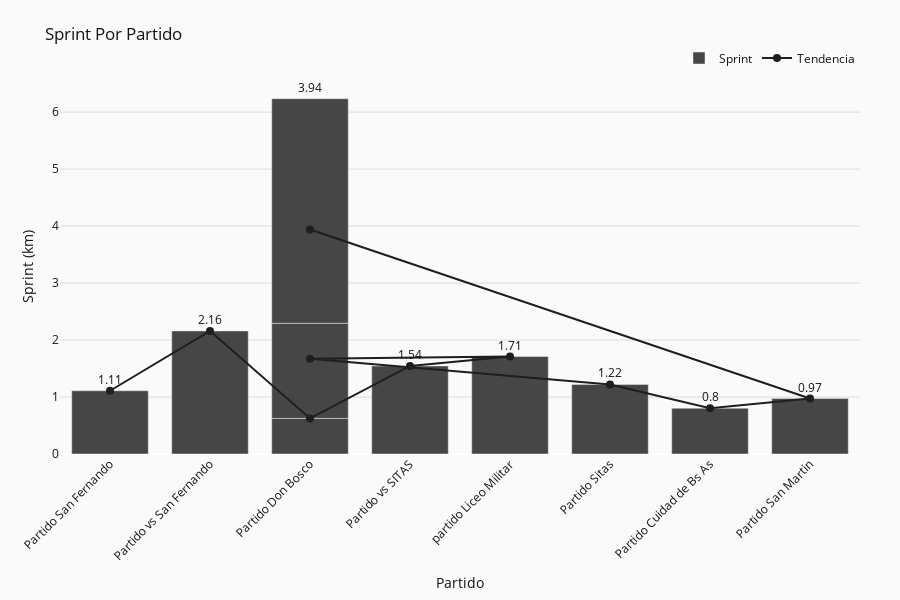

This figure's notebook cell:
### Code cell
def visualizar_estadisticas_velocidad(df):
    """
    Visualiza las estadísticas de velocidad alta en un gráfico de barras.
    
    Parámetros:
    - df: DataFrame con los datos de Catapult
    """
    try:
        # Primero filtrar solo partidos
        partidos_df = df[df['Session Title'].str.contains('Partido', case=False, na=False)].copy()
        
        if partidos_df.empty:
            print("No se encontraron datos de partidos para visualizar.")
            return None
        
        # Convertir fecha a datetime si no lo está
        if not pd.api.types.is_datetime64_dtype(partidos_df['Date']):
            partidos_df['Date'] = pd.to_datetime(partidos_df['Date'], errors='coerce')
        
        # Obtener estadísticas de velocidad
        velocidad_stats = obtener_estadisticas_velocidad(partidos_df)
        
        # Limitar a los últimos 10 partidos para mejor visualización
        if len(velocidad_stats) > 10:
            velocidad_stats = velocidad_stats.tail(10)
        
        # Crear gráfico de barras con Plotly
        fig = go.Figure()
        
        # Añadir barras para la velocidad alta media (ahora llamada Sprint)
        fig.add_trace(go.Bar(
            x=velocidad_stats['Partido'],  # Solo mostrar el nombre de la sesión/partido
            y=velocidad_stats['Velocidad Alta Media (km)'],
            name='Sprint',
            marker_color='rgb(70, 70, 70)',
            text=velocidad_stats['Velocidad Alta Media (km)'].round(2),
            textposition='outside',
            hovertemplate='<b>%{x}</b><br>Sprint: %{y:.2f} km<br>N° Jugadores: %{customdata[0]}<br>Total: %{customdata[1]:.2f} km<extra></extra>',
            customdata=velocidad_stats[['N° Jugadores', 'Velocidad Alta Total (km)']]
        ))
        
        # Añadir línea de tendencia
        fig.add_trace(go.Scatter(
            x=velocidad_stats['Partido'],  # Solo mostrar el nombre de la sesión/partido
            y=velocidad_stats['Velocidad Alta Media (km)'],
            name='Tendencia',
            mode='lines+markers',
            line=dict(color='rgb(30, 30, 30)', width=2),
            marker=dict(color='rgb(30, 30, 30)', size=8),
            hoverinfo='skip'
        ))
        
        # Configurar diseño con nuevo título
        fig.update_layout(
            title='Sprint Por Partido',  # Cambiar a Sprint Por Partido
            xaxis=dict(
                title='Partido',
                tickangle=-45
            ),
            yaxis=dict(
                title='Sprint (km)',  # Actualizado para consistencia
                gridcolor='rgb(220, 220, 220)'
            ),
            plot_bgcolor='rgb(250, 250, 250)',
            paper_bgcolor='rgb(250, 250, 250)',
            font=dict(color='rgb(20, 20, 20)'),
            barmode='group',
            bargap=0.15,
            bargroupgap=0.1,
            legend=dict(orientation='h', yanchor='bottom', y=1.02, xanchor='right', x=1),
            margin=dict(t=80, b=120, l=60, r=40),
            height=600
        )
        
        # Mostrar gráfico
        fig.show()
        
        return velocidad_stats
    
    except Exception as e:
        import traceback
        print(f"Error al visualizar las estadísticas: {e}")
        print(traceback.format_exc())
        return None

# Ejecutar la visualización
try:
    if 'df' in globals() and df is not None:
        resultados = visualizar_estadisticas_velocidad(df)
        if resultados is not None:
            print(f"Se visualizaron datos para {len(resultados)} partidos")
    else:
        print("No se encontraron datos cargados. Ejecute primero la celda para cargar los datos.")
except Exception as e:
    print(f"Error: {e}")

### Figure 1 — Plotly figure (JSON) as saved in the notebook; plotly's stock layout.template omitted (floating-point values rounded to 4 significant figures)
{"data": [{"customdata": [[1.0, 1.11], [1.0, 2.16], [2.0, 1.25], [2.0, 3.09], [1.0, 1.71], [1.0, 1.67], [1.0, 1.22], [4.0, 3.213], [4.0, 3.891], [5.0, 19.7]], "hovertemplate": "<b>%{x}</b><br>Sprint: %{y:.2f} km<br>N° Jugadores: %{customdata[0]}<br>Total: %{customdata[1]:.2f} km<extra></extra>", "marker": {"color": "rgb(70, 70, 70)"}, "name": "Sprint", "text": [1.11, 2.16, 0.62, 1.54, 1.71, 1.67, 1.22, 0.8, 0.97, 3.94], "textposition": "outside", "type": "bar", "x": ["Partido San Fernando", "Partido vs San Fernando", "Partido Don Bosco", "Partido vs SITAS", "partido Liceo Militar", "Partido Don Bosco", "Partido Sitas", "Partido Cuidad de Bs As", "Partido San Martin", "Partido Don Bosco"], "y": [1.11, 2.16, 0.625, 1.545, 1.71, 1.67, 1.22, 0.8034, 0.9727, 3.94]}, {"hoverinfo": "skip", "line": {"color": "rgb(30, 30, 30)", "width": 2}, "marker": {"color": "rgb(30, 30, 30)", "size": 8}, "mode": "lines+markers", "name": "Tendencia", "type": "scatter", "x": ["Partido San Fernando", "Partido vs San Fernando", "Partido Don Bosco", "Partido vs SITAS", "partido Liceo Militar", "Partido Don Bosco", "Partido Sitas", "Partido Cuidad de Bs As", "Partido San Martin", "Partido Don Bosco"], "y": [1.11, 2.16, 0.625, 1.545, 1.71, 1.67, 1.22, 0.8034, 0.9727, 3.94]}], "layout": {"bargap": 0.15, "bargroupgap": 0.1, "barmode": "group", "font": {"color": "rgb(20, 20, 20)"}, "height": 600, "legend": {"orientation": "h", "x": 1, "xanchor": "right", "y": 1.02, "yanchor": "bottom"}, "margin": {"b": 120, "l": 60, "r": 40, "t": 80}, "paper_bgcolor": "rgb(250, 250, 250)", "plot_bgcolor": "rgb(250, 250, 250)", "title": {"text": "Sprint Por Partido"}, "xaxis": {"tickangle": -45, "title": {"text": "Partido"}}, "yaxis": {"gridcolor": "rgb(220, 220, 220)", "title": {"text": "Sprint (km)"}}}}
